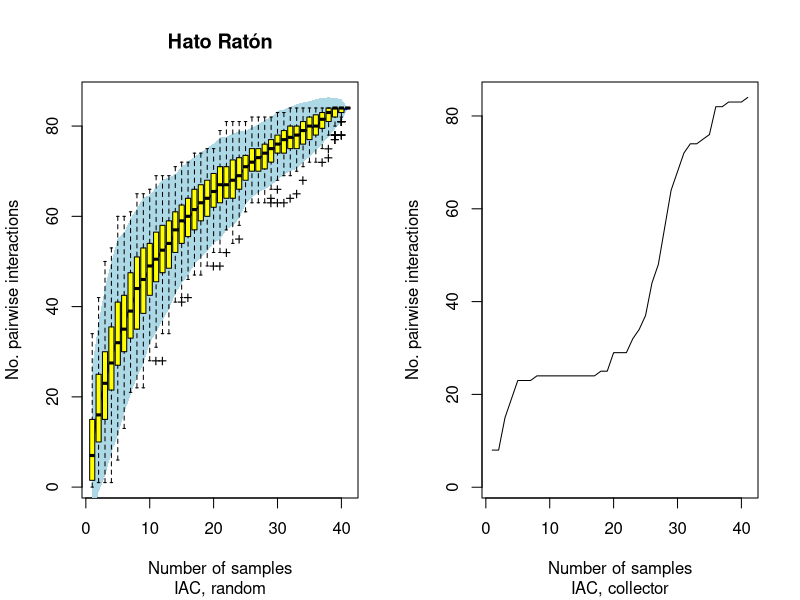
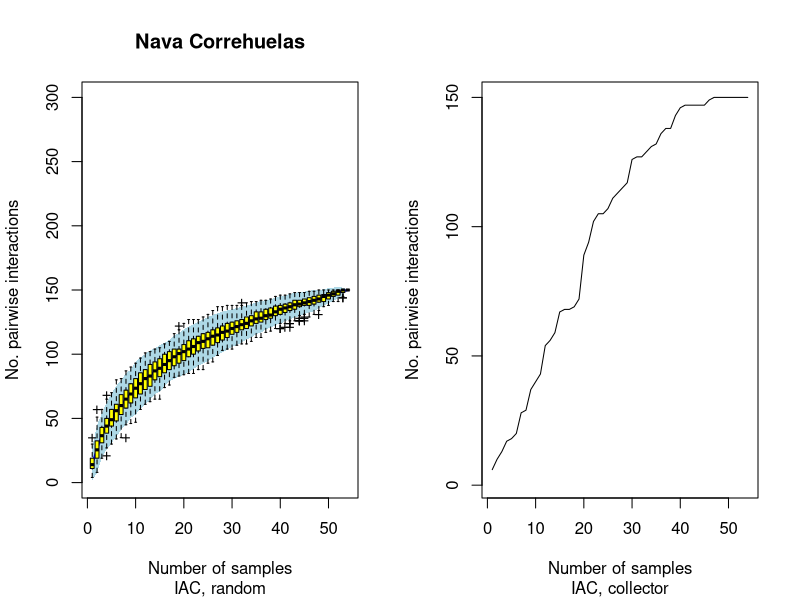

Recreate these plots in R, in order.
## ---- chunk 1
require(vegan)
# Hato Raton dataset. Daily faecal samples pooled by week.
# Two years sampling.
hr_defec <-read.table("./data/Tr_hr_raref_final.txt",header=TRUE,sep="\t",dec=",")

# In hr_defec, rows are census weeks and columns are pairwise interactions.
# Census weeks are pooled for two study seasons.
sp1<-specaccum(hr_defec,"random")
sp2<-specaccum(hr_defec,"collector")
sp3<-specaccum(hr_defec,"exact")
sp4<-specaccum(hr_defec,"coleman")
sp5<-specaccum(hr_defec,"rarefaction")

# ---- NOT RUN
# Here I transpose the matrix (rows are interactions, cols are censuses)
#sp11<-specaccum(t(hr_defec),"random")
#sp21<-specaccum(t(hr_defec),"collector")
#sp31<-specaccum(t(hr_defec),"exact")
#sp41<-specaccum(t(hr_defec),"coleman")
#sp51<-specaccum(t(hr_defec),"rarefaction")
# ---- NOT RUN

par(mfrow=c(1,2))
# x11()
plot(sp1, ci.type="poly", col="blue", lwd=2, ci.lty=0,
        ci.col="lightblue", main= "Hato Ratón", 
        sub = "IAC, random", #ylim=c(0,300),
        xlab= "Number of samples", 
        ylab= "No. pairwise interactions")
abline(h= c(125,195,266))
boxplot(sp1, col="yellow", add=TRUE, pch="+")
plot(sp2, main= " ",
        sub = "IAC, collector",
        xlab= "Number of samples", 
        ylab= "No. pairwise interactions")

#par(mfrow=c(1,1))
#sp1<-specaccum(hr_defec[,2:476])
#sp2<-specaccum(hr_defec[,2:476],"random")
#plot(sp1, ci.type="poly", col="blue", lwd=2, ci.lty=0, ci.col="lightblue")
#boxplot(sp2, col="yellow", add=TRUE, pch="+")

## ---- chunk 2
# Nava de las Correhuelas dataset. Focal observation and spot censuses.
# Ten years sampling, pooled by month.
nchcum<-as.matrix(read.table("./data/NCH_raref.txt", header= T,sep= "\t", dec=".", row.names = 1))

# In hr_defec, rows are census weeks and columns are pairwise interactions.
# Census weeks are pooled for two study seasons.
sp1<-specaccum(t(nchcum),"random")
sp2<-specaccum(t(nchcum),"collector")
sp3<-specaccum(t(nchcum),"exact")
sp4<-specaccum(t(nchcum),"coleman")
sp5<-specaccum(t(nchcum),"rarefaction")

par(mfrow=c(1,2))
# x11()
plot(sp1, ci.type="poly", col="blue", lwd=2, ci.lty=0, ci.col="lightblue", main= "Nava Correhuelas", 
        sub = "IAC, random", ylim=c(0,300),
        xlab= "Number of samples", 
        ylab= "No. pairwise interactions")
boxplot(sp1, col="yellow", add=TRUE, pch="+")
plot(sp2, main= " ",
        sub = "IAC, collector",
        xlab= "Number of samples", 
        ylab= "No. pairwise interactions")

